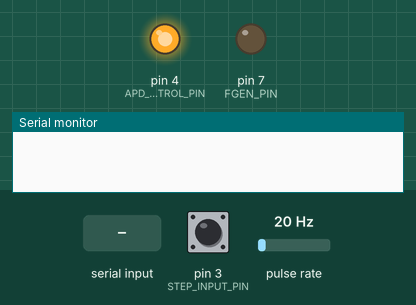
The sketch below on a simulated Arduino Uno, built with avr-gcc and run on an emulated ATmega328P. Shown: output pins drawn as LEDs (lit = HIGH), the last lines printed to the serial monitor. Wiring (inferred from the names in the program): pulse sensor: data pin 5. Inputs (shaded band) come from the test bench; at power-on: pin 3 (STEP_INPUT_PIN) LOW, pulse rate 20 Hz.

Above: at 1.2 s.
1.3 s: "f;" received over Serial
At 2.5 s:
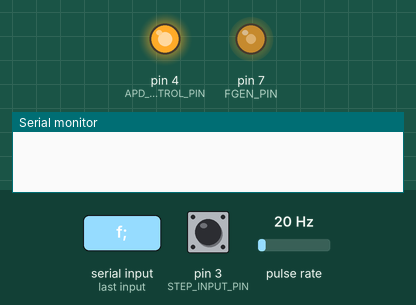
2.8 s: pin 3 (STEP_INPUT_PIN) driven HIGH
4.3 s: "f;" received over Serial
At 5.0 s:
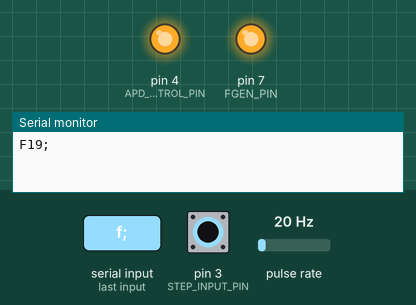
5.8 s: "4;" received over Serial
At 7.0 s:
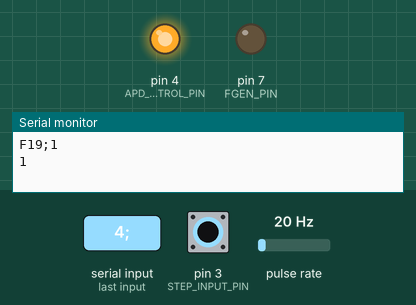
7.3 s: pin 3 (STEP_INPUT_PIN) pulsed LOW 5 times (0.12 s each, 0.3 s apart)
Timing chart, 0 to 10.3 s (numbered marks = the images above; inputs shaded):
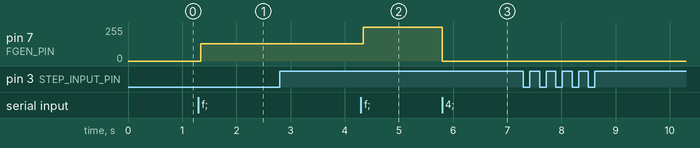

Measured:
- after the input at 1.3 s, pin 7 (FGEN_PIN): 0/255 → 128/255 at once
- after the input at 4.3 s, pin 7 (FGEN_PIN): 128/255 → 255/255 at once
- after the input at 5.8 s, pin 7 (FGEN_PIN): 255/255 → 0/255 at once

The sketch:

VerSiLib_APDManager_v01.ino
```cpp
#include <LiquidCrystal.h>

/* APD protection and counter unit for scanning microscope
 * Connected to APD (Timer T0, pin D4).
 * Function:
 *    .) When powered: continuously monitor APD count rate and put pin Dxx to high/low to disable the APD.
 *    .) communication with PC
 *    Acuqisition modes:
 *    .) Accumulation between external events (pixel size configured in the motorcontroller)
 *         Raising edge on pin T1/D5 stores & sends APD count and resets counter
 *    .) Accumulation with fixed time triggered by external signal:
 *         Accumulation time configured via PC. c:\Users\kittler\Documents\Arduino\Counter\Adruino_counter_v01.ino\Adruino_counter_v01.ino.ino
 +         Raising edge on pin T1/D5 resets the APD count and starts a timer
 *         Timer interrupt stops timer and stores / sends counter value
 *    .) Spatial mode: T1 with pin D5 used as step counter similar to time mode but instead of time, counting the pulses on D5 and stopping the APD count after a configurable number of counts
 *
 *    Communication protocol:
 *    Start character:
          ! ... Commands
          ? ... Queries (expect response from microcontroller)
 *    Delimiter: ;
 *    Commands examples:
 *       !s;   Start
 *       !p;   Stop
 *       !t5000;  Accumulation with fixed time. Time = 5000µs.
 *       !a;  Accumulation between external events
 */

#define APD_CONTROL_PIN 4  // APD signal
#define APD_INPUT_PIN 5
#define STEP_INPUT_PIN 3  // Connect to Motor control SYNC_OUT
#define FGEN_PIN 7        // Mockup frequency generator output port for testing
#define BAUD_RATE 9600

// operation modes of the device
#define MODE_COUNT 1  // accumulate counts during step signals
#define MODE_FREQ 2   // normalize counts during step signals to 1


unsigned int Timer1OverflowCount;
bool fgen = 0;                  // dummy frequency generator
unsigned int count;             // main loop counter
unsigned long APD_count;        // accumulated apd counts
unsigned long last_timestamp;   // micros() value at last count_update
unsigned long timestamp;        // micros() timestamp read by the step interrupt
bool count_update = 0;          // APD count updated by motor step
unsigned int mode = MODE_FREQ;  // operation mode

// Setup function
void setup() {

  count_update = 0;    // APD count updated flag
  APD_count = 0;       // APD count between the last two interrupts
  fgen = 0;            // frequency generator flag
  last_timestamp = 0;  // last timestamp value
  timestamp = 0;       // timestamp taken at step
  // dummy
  // loop counter
  count = 0;

  // Initialize APD control pin
  pinMode(APD_CONTROL_PIN, OUTPUT);
  digitalWrite(APD_CONTROL_PIN, HIGH);  // Enable APD by default

  // configure frequency generator pin for test purpose
  pinMode(FGEN_PIN, OUTPUT);
  digitalWrite(FGEN_PIN, LOW);

  // Initialize Timer1 for pulse counting
  Timer1OverflowCount = 0;  // APD counter

  // configure counters for external source
  //timer0SetExternalClock();
  timer1SetExternalClock();

  // initialize the position encoder input interrupt
  attachInterrupt(digitalPinToInterrupt(STEP_INPUT_PIN), step, RISING);

  // Setup Serial Communication
  Serial.begin(BAUD_RATE);
}

// Main loop
void loop() {
  // Check Timer1 count rate
  if (checkCountRate()) {
    disableAPD();
  }
  if (fgen && ++count == 1) {
    digitalWrite(FGEN_PIN, !digitalRead(FGEN_PIN));
    count = 0;
  }

  if (count_update) {
    count_update = 0;
    if (mode == MODE_COUNT) {
      Serial.print("A");
      Serial.print(APD_count);
      Serial.print(";");
    } else if (mode == MODE_FREQ) {
      Serial.print("F");
      Serial.print((unsigned long)(APD_count * (1000000.0 / (timestamp - last_timestamp))));
      Serial.print(";");
      //      Serial.print("F"); Serial.print((unsigned long)(timestamp-last_timestamp)); Serial.print(";");
      last_timestamp = timestamp;
    }
  }
  // Handle Serial Commands
  if (Serial.available()) {                        // je prtomen znak naseriove lince
    String command = Serial.readStringUntil(';');  // cte dokud neni ;
    handleCommand(command);
  }
}

// Function to check the count rate
bool checkCountRate() {
  // Implementation to check if count rate exceeds 2MHz
}

// Function to handle different commands
void handleCommand(String command) {
  // Parse and execute commands
  switch (command.charAt(0)) {
    case 'f':
      fgen = !fgen;
      break;
    case '1':
      Serial.println(TCNT1);
      break;
    case 'e':
      Serial.println("e");
      break;
    case '4':
      digitalWrite(FGEN_PIN, 1);
      Serial.println(digitalRead(APD_INPUT_PIN));
      digitalWrite(FGEN_PIN, 0);
      Serial.println(digitalRead(APD_INPUT_PIN));
    default:
      break;
  };
}

// Function to disable APD
void disableAPD() {
  digitalWrite(APD_CONTROL_PIN, LOW);
}

// Function to enable APD
void enableAPD() {
  digitalWrite(APD_CONTROL_PIN, HIGH);
}

// Additional functions for data acquisition modes

void timer1SetExternalClock(void) {
  // Timer1 Setting - Reset - this will also stop the timer
  TCCR1A = 0;
  TCCR1B = 0;
  TCCR1C = 0;
  // clear Timer
  TCNT1 = 0x0000;
  //Timer1 Overflow Interrupt Enable
  TIMSK1 |= 1 << TOIE1;

  pinMode(APD_INPUT_PIN, INPUT);

  // external clock on pin38 rising edge  (start timer)
  TCCR1B |= (1 << CS12) | (1 << CS11) | (1 << CS10);
  // TCCR1B = 0x07;
}

/*
// interrut service routines
// ISR Timer0 overflow (Position counter)
ISR(TIMER0_OVF_vect){
  TCNT0  = 0;                  //First, set the timer back to 0 so it resets for next interrupt
  Timer0OverflowCount++;
  Serial.println("T0 OVF");
}
*/

// ISR Timer1 overflow (APD counter)
ISR(TIMER1_OVF_vect) {
  TCNT0 = 0;  //First, set the timer back to 0 so it resets for next interrupt
  Timer1OverflowCount++;
  //  Serial.println("T1 OVF");
}

// interrupt service routine for position input
void step(void) {
  APD_count = Timer1OverflowCount * 0x10000 + TCNT1;
  //  APD_count = TCNT1;
  TCNT1 = 0;
  Timer1OverflowCount = 0;
  count_update = 1;
  timestamp = micros();
}
```
